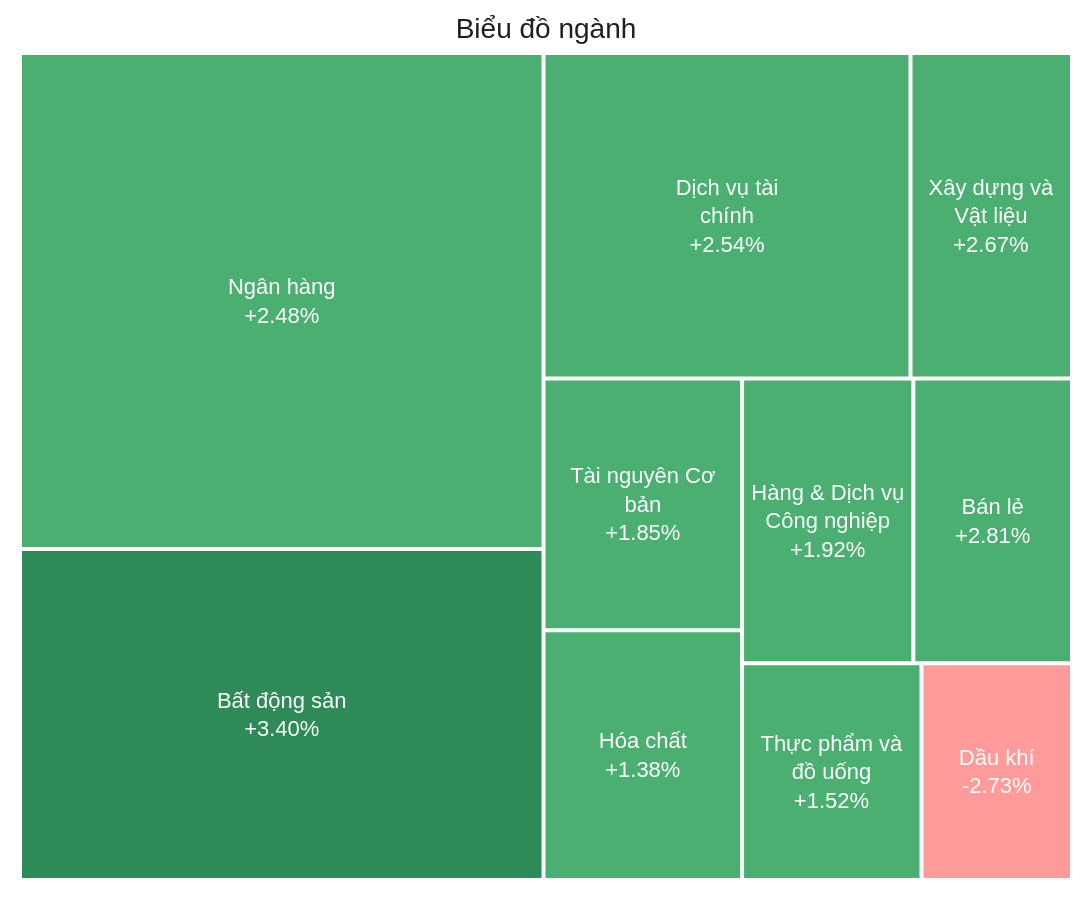

Here is the notebook cell this chart was saved with:
### Code cell
fig = create_treemap(df)
fig.show()

### Figure 1 — Plotly figure (JSON) as saved in the notebook; plotly's stock layout.template omitted (floating-point values rounded to 4 significant figures)
{"data": [{"branchvalues": "total", "customdata": [[2.48, 4140.0], [3.4, 2761.0], [2.54, 1904.0], [2.67, 837.9], [1.85, 796.9], [1.38, 790.4], [1.92, 777.1], [2.81, 720.1], [1.52, 619.9], [-2.73, 520.2]], "hovertemplate": "<b>%{label}</b><br>Biến động: %{customdata[0]:+.2f}%<br>GTGD: %{customdata[1]:,.0f} tỷ<extra></extra>", "labels": ["Ngân hàng", "Bất động sản", "Dịch vụ tài<br>chính", "Xây dựng và<br>Vật liệu", "Tài nguyên Cơ<br>bản", "Hóa chất", "Hàng & Dịch vụ<br>Công nghiệp", "Bán lẻ", "Thực phẩm và<br>đồ uống", "Dầu khí"], "marker": {"colors": ["#4CAF72", "#2E8B57", "#4CAF72", "#4CAF72", "#4CAF72", "#4CAF72", "#4CAF72", "#4CAF72", "#4CAF72", "#FF9B9B"], "line": {"color": "white", "width": 2}}, "parents": ["", "", "", "", "", "", "", "", "", ""], "root": {"color": "white"}, "sort": true, "text": ["Ngân hàng<br>+2.48%", "Bất động sản<br>+3.40%", "Dịch vụ tài<br>chính<br>+2.54%", "Xây dựng và<br>Vật liệu<br>+2.67%", "Tài nguyên Cơ<br>bản<br>+1.85%", "Hóa chất<br>+1.38%", "Hàng & Dịch vụ<br>Công nghiệp<br>+1.92%", "Bán lẻ<br>+2.81%", "Thực phẩm và<br>đồ uống<br>+1.52%", "Dầu khí<br>-2.73%"], "textfont": {"color": "white", "family": "Arial", "size": 22}, "textinfo": "text", "textposition": "middle center", "tiling": {"packing": "squarify", "pad": 2}, "type": "treemap", "values": [4140.0, 2761.0, 1904.0, 837.9, 796.9, 790.4, 777.1, 720.1, 619.9, 520.2]}], "layout": {"height": 900, "margin": {"b": 10, "l": 10, "r": 10, "t": 10}, "paper_bgcolor": "white", "plot_bgcolor": "white", "title": {"font": {"color": "#1F1F1F", "family": "Arial", "size": 28}, "text": "Biểu đồ ngành", "x": 0.5, "xanchor": "center", "y": 0.98, "yanchor": "top"}, "width": 1280}}
